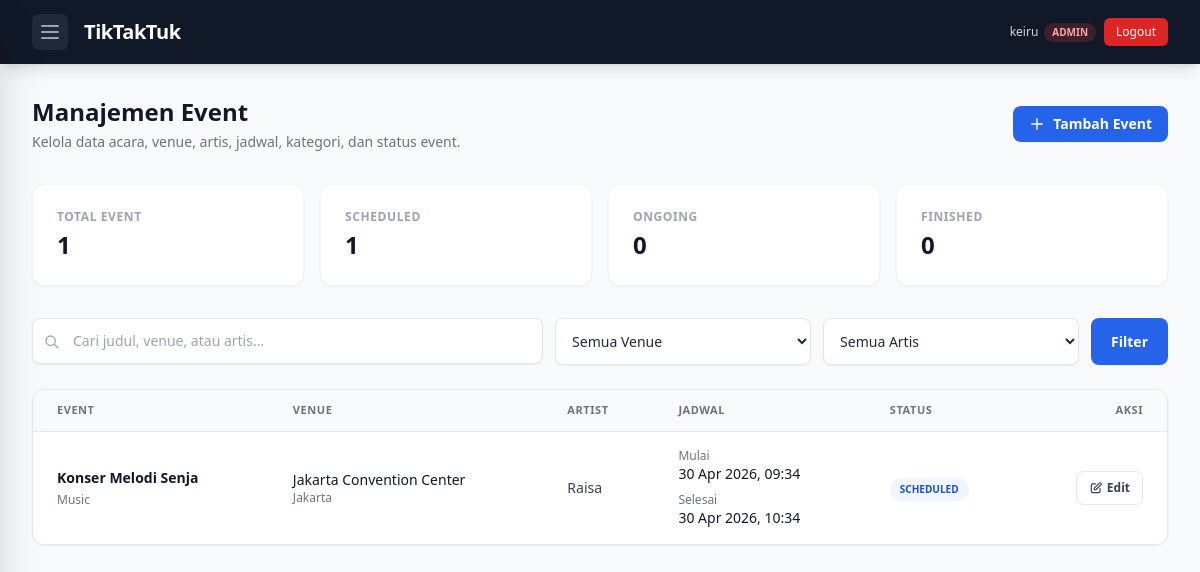
/events/manage/ (signed in), run on the app's committed database.
### ticketing/models/user.py (models this page shows, shortened)
class CustomUser(AbstractUser):
    class RoleChoices(models.TextChoices):
        ADMIN = 'ADMIN', 'Admin'
        ORGANIZER = 'ORGANIZER', 'Organizer'
        CUSTOMER = 'CUSTOMER', 'Customer'
    id = models.UUIDField(primary_key=True, default=uuid.uuid4, editable=False)
    role = models.CharField(
        max_length=20,
        choices=RoleChoices.choices,
        default=RoleChoices.CUSTOMER,
    )
    phone_number = models.CharField(max_length=30, blank=True, default='')
    class Meta:
        db_table = 'custom_user'

### ticketing/models/event.py (models this page shows, shortened)
class Event(models.Model):
    class CategoryChoices(models.TextChoices):
        MUSIC = 'Music', 'Music'
        SPORTS = 'Sports', 'Sports'
        THEATER = 'Theater', 'Theater'
        CONFERENCE = 'Conference', 'Conference'
        FESTIVAL = 'Festival', 'Festival'
        OTHER = 'Other', 'Other'
    class StatusChoices(models.TextChoices):
        SCHEDULED = 'Scheduled', 'Scheduled'
        ONGOING = 'Ongoing', 'Ongoing'
        FINISHED = 'Finished', 'Finished'
        CANCELED = 'Canceled', 'Canceled'
    id = models.UUIDField(primary_key=True, default=uuid.uuid4, editable=False)
    venue = models.ForeignKey(
        Venue,
        on_delete=models.CASCADE,
        related_name='events',
    )
    organizer = models.ForeignKey(
        settings.AUTH_USER_MODEL,
        on_delete=models.CASCADE,
        related_name='organized_events',
    )
    title = models.CharField(max_length=255)
    description = models.TextField(blank=True, default='')
    category = models.CharField(
        max_length=50,
        choices=CategoryChoices.choices,
        default=CategoryChoices.OTHER,
    )
    status = models.CharField(
        max_length=50,
        choices=StatusChoices.choices,
        default=StatusChoices.SCHEDULED,
    )
    start_date = models.DateTimeField()
    end_date = models.DateTimeField()
    class Meta:
        ordering = ['start_date']
        db_table = 'event'

### ticketing/models/venue.py (models this page shows, shortened)
class Venue(models.Model):
    id = models.UUIDField(primary_key=True, default=uuid.uuid4, editable=False)
    name = models.CharField(max_length=255)
    capacity = models.IntegerField(
        validators=[MinValueValidator(1, message="Capacity must be greater than 0.")]
    )
    address = models.TextField()
    city = models.CharField(max_length=255)
    has_reserved_seating = models.BooleanField(default=False)
    class Meta:
        ordering = ['name']
        db_table = 'venue'

### ticketing/models/artist.py (models this page shows, shortened)
class Event_Artist(models.Model):
    id = models.UUIDField(primary_key=True, default=uuid.uuid4, editable=False)
    event = models.ForeignKey(
        Event,
        on_delete=models.CASCADE,
        related_name='event_artists',
        db_column='event_id',
    )
    artist = models.ForeignKey(
        Artist,
        on_delete=models.CASCADE,
        related_name='event_artists',
        db_column='artist_id',
    )
    role = models.CharField(max_length=100, blank=True, default='')
    class Meta:
        verbose_name = 'Event Artist'
        verbose_name_plural = 'Event Artists'
        unique_together = ('event', 'artist')
        db_table = 'event_artist'

class Artist(models.Model):
    artist_id = models.UUIDField(primary_key=True, default=uuid.uuid4, editable=False)
    name = models.CharField(max_length=100, blank=False, null=False)
    genre = models.CharField(max_length=100, blank=True, default='')
    class Meta:
        ordering = ['name']
        db_table = 'artist'

### ticketing/views.py (the view, shortened to what this page needs)
# urls.py: path('events/manage/', views.event_manage, name='event_manage'),
@login_required
def event_manage(request):
    if not _is_admin_or_organizer(request.user):
        return HttpResponseForbidden("You do not have permission to access this page.")
    events = (
        Event.objects
        .select_related('venue', 'organizer')
        .prefetch_related('event_artists__artist')
        .all()
        .order_by('start_date')
    )
    if request.user.role == 'ORGANIZER':
        events = events.filter(organizer=request.user)
    query = request.GET.get('q', '').strip()
    venue_filter = request.GET.get('venue', '').strip()
    artist_filter = request.GET.get('artist', '').strip()
    if venue_filter:
        events = events.filter(venue_id=venue_filter)
    if artist_filter:
        events = events.filter(event_artists__artist_id=artist_filter)
    context = {
        'events': events,
        'venues': Venue.objects.all().order_by('name'),
        'artists': Artist.objects.all().order_by('name'),
        'query': query,
        'venue_filter': venue_filter,
        'artist_filter': artist_filter,
        'total_events': events.count(),
        'scheduled_count': events.filter(status=Event.StatusChoices.SCHEDULED).count(),
        'ongoing_count': events.filter(status=Event.StatusChoices.ONGOING).count(),
        'finished_count': events.filter(status=Event.StatusChoices.FINISHED).count(),
        'category_choices': Event.CategoryChoices.choices,
        'status_choices': Event.StatusChoices.choices,
        'can_manage': True,
        'user_role': request.user.role,
    }
    return render(request, 'ticketing/event_manage.html', context)

### ticketing/templates/ticketing/event_manage.html (shortened to what this page needs)
{% extends "base.html" %}
{% block content %}
<div class="max-w-7xl mx-auto px-4 sm:px-6 lg:px-8 py-8">
    <div class="flex flex-col sm:flex-row justify-between items-start sm:items-center mb-8 gap-4">
        <div>
            <h1 class="text-2xl font-bold text-gray-900">Manajemen Event</h1>
            <p class="text-sm text-gray-500 mt-1">
                Kelola data acara, venue, artis, jadwal, kategori, dan status event.
            </p>
        </div>
        <button onclick="openModal('createEventModal')"
                class="inline-flex items-center px-4 py-2 bg-blue-600 hover:bg-blue-700 text-white text-sm font-semibold rounded-lg transition-colors shadow-sm">
            <svg class="w-4 h-4 mr-2" fill="none" stroke="currentColor" viewBox="0 0 24 24">
                <path stroke-linecap="round" stroke-linejoin="round" stroke-width="2" d="M12 4v16m8-8H4"></path>
            </svg>
            Tambah Event
        </button>
    </div>
    <div class="grid grid-cols-1 md:grid-cols-4 gap-4 mb-8">
        <div class="bg-white rounded-xl shadow-sm border border-gray-100 p-6">
            <p class="text-xs font-semibold text-gray-400 uppercase tracking-wider mb-1">Total Event</p>
            <p class="text-2xl font-bold text-gray-900">{{ total_events }}</p>
        </div>
        <div class="bg-white rounded-xl shadow-sm border border-gray-100 p-6">
            <p class="text-xs font-semibold text-gray-400 uppercase tracking-wider mb-1">Scheduled</p>
            <p class="text-2xl font-bold text-gray-900">{{ scheduled_count }}</p>
        </div>
        <div class="bg-white rounded-xl shadow-sm border border-gray-100 p-6">
            <p class="text-xs font-semibold text-gray-400 uppercase tracking-wider mb-1">Ongoing</p>
            <p class="text-2xl font-bold text-gray-900">{{ ongoing_count }}</p>
        </div>
        <div class="bg-white rounded-xl shadow-sm border border-gray-100 p-6">
            <p class="text-xs font-semibold text-gray-400 uppercase tracking-wider mb-1">Finished</p>
            <p class="text-2xl font-bold text-gray-900">{{ finished_count }}</p>
        </div>
    </div>
    <form method="get" class="mb-6 flex flex-col lg:flex-row gap-3">
        <div class="relative flex-1">
            <div class="absolute inset-y-0 left-0 pl-3 flex items-center pointer-events-none">
            </div>
            <input type="text"
                   name="q"
                   value="{{ query }}"
                   placeholder="Cari judul, venue, atau artis..."
                   class="block w-full pl-10 pr-3 py-3 border border-gray-200 rounded-lg text-sm focus:ring-blue-500 focus:border-blue-500 bg-white shadow-sm">
        </div>
        <div class="relative w-full lg:w-64">
            <select name="venue"
                    onchange="this.form.submit()"
                    class="block w-full px-3 py-3 border border-gray-200 rounded-lg text-sm focus:ring-blue-500 focus:border-blue-500 bg-white shadow-sm">
                <option value="">Semua Venue</option>
            </select>
        </div>
        <div class="relative w-full lg:w-64">
            <select name="artist"
                    onchange="this.form.submit()"
                    class="block w-full px-3 py-3 border border-gray-200 rounded-lg text-sm focus:ring-blue-500 focus:border-blue-500 bg-white shadow-sm">
                <option value="">Semua Artis</option>
            </select>
        </div>
        <button type="submit"
                class="px-5 py-3 bg-blue-600 hover:bg-blue-700 text-white text-sm font-semibold rounded-lg transition-colors shadow-sm">
            Filter
        </button>
    </form>
    <div class="bg-white shadow-sm rounded-xl border border-gray-200 overflow-hidden">
        <div class="overflow-x-auto">
            <table class="min-w-full divide-y divide-gray-200">
                <thead class="bg-gray-50">
                    <tr>
                        <th class="px-6 py-3 text-left text-[11px] font-bold text-gray-500 uppercase tracking-wider">Event</th>
                        <th class="px-6 py-3 text-left text-[11px] font-bold text-gray-500 uppercase tracking-wider">Venue</th>
                        <th class="px-6 py-3 text-left text-[11px] font-bold text-gray-500 uppercase tracking-wider">Artist</th>
                        <th class="px-6 py-3 text-left text-[11px] font-bold text-gray-500 uppercase tracking-wider">Jadwal</th>
                        <th class="px-6 py-3 text-left text-[11px] font-bold text-gray-500 uppercase tracking-wider">Status</th>
                        <th class="px-6 py-3 text-right text-[11px] font-bold text-gray-500 uppercase tracking-wider">Aksi</th>
                    </tr>
                </thead>
                <tbody class="bg-white divide-y divide-gray-100">
                    {% for event in events %}
                    <tr class="hover:bg-gray-50 transition-colors">
                        <td class="px-6 py-4">
                            <p class="text-sm font-semibold text-gray-900">{{ event.title }}</p>
                            <p class="text-xs text-gray-500 mt-1">{{ event.category }}</p>
                        </td>
                        <td class="px-6 py-4">
                            <p class="text-sm text-gray-900">{{ event.venue.name }}</p>
                            <p class="text-xs text-gray-500">{{ event.venue.city }}</p>
                        </td>
                        <td class="px-6 py-4">
                            <p class="text-sm text-gray-700">
                                {% for ea in event.event_artists.all %}
                                    {{ ea.artist.name }}{% if not forloop.last %}, {% endif %}
                                {% empty %}
                                    —
                                {% endfor %}
                            </p>
                        </td>
                        <td class="px-6 py-4 whitespace-nowrap">
                            <p class="text-xs text-gray-500">Mulai</p>
                            <p class="text-sm font-medium text-gray-900">{{ event.start_date|date:"d M Y, H:i" }}</p>
                            <p class="text-xs text-gray-500 mt-2">Selesai</p>
                            <p class="text-sm font-medium text-gray-900">{{ event.end_date|date:"d M Y, H:i" }}</p>
                        </td>
                        <td class="px-6 py-4 whitespace-nowrap">
                            <span class="inline-flex items-center px-2.5 py-1 rounded-full text-[10px] font-bold uppercase
                                {% if event.status == 'Scheduled' %} bg-blue-50 text-blue-700
                                {% elif event.status == 'Ongoing' %} bg-green-50 text-green-700
                                {% elif event.status == 'Finished' %} bg-gray-100 text-gray-600
                                {% else %} bg-red-50 text-red-700
                                {% endif %}">
                                {{ event.status }}
                            </span>
                        </td>
                        <td class="px-6 py-4 whitespace-nowrap text-right">
                            {% with ea=event.event_artists.first %}
                            <button onclick="openEditEventModal(
                                '{{ event.id }}',
                                '{{ event.title|escapejs }}',
                                '{{ event.description|escapejs }}',
                                '{{ event.category|escapejs }}',
                                '{{ event.status|escapejs }}',
                                '{{ event.start_date|date:"Y-m-d\\TH:i" }}',
                                '{{ event.end_date|date:"Y-m-d\\TH:i" }}',
                                '{{ event.venue.id }}',
                                '{% if ea %}{{ ea.artist.name|escapejs }}{% endif %}'
                            )"
                                    class="inline-flex items-center px-3 py-2 text-xs font-semibold text-gray-700 bg-white border border-gray-200 rounded-lg hover:bg-blue-50 hover:text-blue-600 hover:border-blue-200 transition">
                                <svg class="w-3.5 h-3.5 mr-1" fill="none" stroke="currentColor" viewBox="0 0 24 24">
                                    <path stroke-linecap="round" stroke-linejoin="round" stroke-width="2"
                                          d="M11 5H6a2 2 0 00-2 2v11a2 2 0 002 2h11a2 2 0 002-2v-5m-1.414-9.414a2 2 0 112.828 2.828L11.828 15H9v-2.828l8.586-8.586z"/>
                                </svg>
                                Edit
                            </button>
                            {% endwith %}
                        </td>
                    </tr>
                    {% endfor %}
                </tbody>
            </table>
        </div>
    </div>
</div>
{% endblock %}

### templates/base.html (shortened to what this page needs)
<!DOCTYPE html>
<html lang="en" class="h-full">
<head>
    <script src="https://cdn.tailwindcss.com"></script>
</head>
<body class="h-full bg-gray-50 text-gray-800">
    {% if show_navbar|default:True %}
    <nav class="sticky top-0 z-50 bg-gray-900 shadow-lg">
        <div class="max-w-7xl mx-auto px-4 sm:px-6 lg:px-8">
            <div class="flex items-center justify-between h-16">
                <div class="flex-shrink-0 flex items-center">
                    {% if user.is_authenticated and user.role in 'ADMIN,ORGANIZER' %}
                    <button id="drawer-toggle" class="mr-4 text-gray-400 hover:text-white focus:outline-none bg-gray-800 hover:bg-gray-700 p-1.5 rounded-md transition">
                        <svg class="h-6 w-6" fill="none" viewBox="0 0 24 24" stroke="currentColor">
                            <path stroke-linecap="round" stroke-linejoin="round" stroke-width="2" d="M4 6h16M4 12h16M4 18h16"/>
                        </svg>
                    </button>
                    {% endif %}
                    <a href="{% if user.is_authenticated %}{% url 'core:dashboard' %}{% else %}/{% endif %}" class="flex items-center space-x-2 text-white text-lg font-bold tracking-tight">
                        <span class="text-xl">TikTakTuk</span>
                    </a>
                </div>
                <div class="hidden lg:flex lg:items-center lg:space-x-2">
                    {% if user.is_authenticated %}
                        <div class="flex items-center space-x-1.5 ml-2">
                            <span class="text-gray-300 text-xs">{{ user.username }}</span>
                            <span class="inline-flex items-center px-2 py-0.5 rounded-full text-[10px] font-semibold
                                {% if user.role == 'ADMIN' %} bg-red-500/20 text-red-300
                                {% elif user.role == 'ORGANIZER' %} bg-amber-500/20 text-amber-300
                                {% else %} bg-indigo-500/20 text-indigo-300
                                {% endif %}">{{ user.role }}
                            </span>
                        </div>
                        <a href="{% url 'authentication:logout' %}" class="ml-2 px-3 py-1.5 rounded-md text-xs font-medium text-white bg-red-600 hover:bg-red-700 transition">Logout</a>
                    {% endif %}
                </div>
            </div>
        </div>
    </nav>
    {% endif %}
    <main>
        {% block content %}{% endblock %}
    </main>
</body>
</html>

### data on the page
CustomUser: username "keiru", role "ADMIN"
Event: title "Konser Melodi Senja", category "Music", venue.name "Jakarta Convention Center", venue.city "Jakarta", start_date "30 Apr 2026, 09:34", end_date "30 Apr 2026, 10:34", status "SCHEDULED"
Event_Artist: artist.name "Raisa"

### other printed values
{{ total_events }} "1"
{{ scheduled_count }} "1"
{{ ongoing_count }} "0"
{{ finished_count }} "0"
